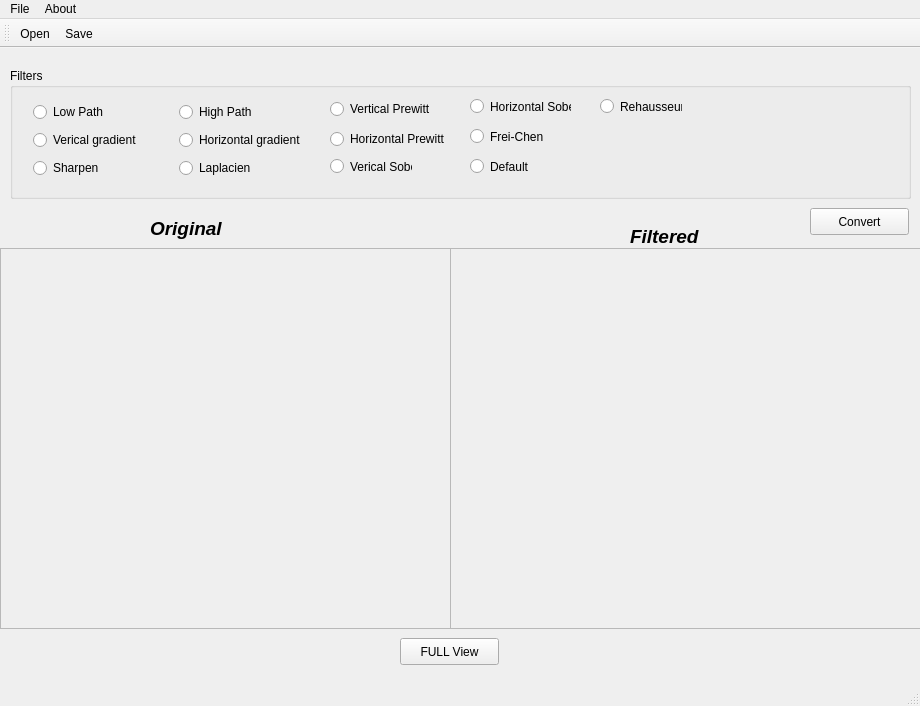
<?xml version="1.0" encoding="UTF-8"?>
<ui version="4.0">
 <class>MainWindow</class>
 <widget class="QMainWindow" name="MainWindow">
  <property name="geometry">
   <rect>
    <x>0</x>
    <y>0</y>
    <width>920</width>
    <height>706</height>
   </rect>
  </property>
  <property name="windowTitle">
   <string>Filter</string>
  </property>
  <property name="autoFillBackground">
   <bool>false</bool>
  </property>
  <widget class="QWidget" name="centralWidget">
   <widget class="QPushButton" name="Convert">
    <property name="geometry">
     <rect>
      <x>810</x>
      <y>160</y>
      <width>99</width>
      <height>27</height>
     </rect>
    </property>
    <property name="text">
     <string>Convert</string>
    </property>
   </widget>
   <widget class="QPushButton" name="FullView">
    <property name="geometry">
     <rect>
      <x>400</x>
      <y>590</y>
      <width>99</width>
      <height>27</height>
     </rect>
    </property>
    <property name="text">
     <string>FULL View</string>
    </property>
   </widget>
   <widget class="QLabel" name="original">
    <property name="geometry">
     <rect>
      <x>0</x>
      <y>200</y>
      <width>451</width>
      <height>381</height>
     </rect>
    </property>
    <property name="text">
     <string/>
    </property>
   </widget>
   <widget class="QLabel" name="Preview">
    <property name="geometry">
     <rect>
      <x>450</x>
      <y>200</y>
      <width>471</width>
      <height>381</height>
     </rect>
    </property>
    <property name="text">
     <string/>
    </property>
   </widget>
   <widget class="QFrame" name="frame_2">
    <property name="geometry">
     <rect>
      <x>450</x>
      <y>200</y>
      <width>471</width>
      <height>381</height>
     </rect>
    </property>
    <property name="frameShape">
     <enum>QFrame::StyledPanel</enum>
    </property>
    <property name="frameShadow">
     <enum>QFrame::Raised</enum>
    </property>
   </widget>
   <widget class="QFrame" name="frame">
    <property name="geometry">
     <rect>
      <x>0</x>
      <y>200</y>
      <width>451</width>
      <height>381</height>
     </rect>
    </property>
    <property name="frameShape">
     <enum>QFrame::StyledPanel</enum>
    </property>
    <property name="frameShadow">
     <enum>QFrame::Raised</enum>
    </property>
   </widget>
   <widget class="QLabel" name="label">
    <property name="geometry">
     <rect>
      <x>150</x>
      <y>170</y>
      <width>91</width>
      <height>21</height>
     </rect>
    </property>
    <property name="font">
     <font>
      <pointsize>14</pointsize>
      <weight>75</weight>
      <italic>true</italic>
      <bold>true</bold>
     </font>
    </property>
    <property name="text">
     <string>Original</string>
    </property>
   </widget>
   <widget class="QLabel" name="label_2">
    <property name="geometry">
     <rect>
      <x>630</x>
      <y>180</y>
      <width>81</width>
      <height>17</height>
     </rect>
    </property>
    <property name="font">
     <font>
      <pointsize>14</pointsize>
      <weight>75</weight>
      <italic>true</italic>
      <bold>true</bold>
      <underline>false</underline>
      <strikeout>false</strikeout>
     </font>
    </property>
    <property name="text">
     <string>Filtered</string>
    </property>
   </widget>
   <widget class="QGroupBox" name="groupBox">
    <property name="geometry">
     <rect>
      <x>10</x>
      <y>20</y>
      <width>901</width>
      <height>131</height>
     </rect>
    </property>
    <property name="title">
     <string>Filters</string>
    </property>
    <widget class="QRadioButton" name="V_gradient_3">
     <property name="geometry">
      <rect>
       <x>23</x>
       <y>61</y>
       <width>138</width>
       <height>22</height>
      </rect>
     </property>
     <property name="text">
      <string>Verical gradient</string>
     </property>
    </widget>
    <widget class="QRadioButton" name="Low_3">
     <property name="geometry">
      <rect>
       <x>23</x>
       <y>33</y>
       <width>94</width>
       <height>22</height>
      </rect>
     </property>
     <property name="text">
      <string>Low Path</string>
     </property>
    </widget>
    <widget class="QRadioButton" name="Sharpen">
     <property name="geometry">
      <rect>
       <x>23</x>
       <y>89</y>
       <width>91</width>
       <height>22</height>
      </rect>
     </property>
     <property name="text">
      <string>Sharpen</string>
     </property>
    </widget>
    <widget class="QRadioButton" name="H_gradient_3">
     <property name="geometry">
      <rect>
       <x>169</x>
       <y>61</y>
       <width>164</width>
       <height>22</height>
      </rect>
     </property>
     <property name="text">
      <string>Horizontal gradient</string>
     </property>
    </widget>
    <widget class="QRadioButton" name="High_3">
     <property name="geometry">
      <rect>
       <x>169</x>
       <y>33</y>
       <width>97</width>
       <height>22</height>
      </rect>
     </property>
     <property name="text">
      <string>High Path</string>
     </property>
    </widget>
    <widget class="QRadioButton" name="Laplacien">
     <property name="geometry">
      <rect>
       <x>169</x>
       <y>89</y>
       <width>91</width>
       <height>22</height>
      </rect>
     </property>
     <property name="text">
      <string>Laplacien</string>
     </property>
    </widget>
    <widget class="QRadioButton" name="v_prewitt">
     <property name="geometry">
      <rect>
       <x>320</x>
       <y>30</y>
       <width>141</width>
       <height>22</height>
      </rect>
     </property>
     <property name="text">
      <string>Vertical Prewitt</string>
     </property>
    </widget>
    <widget class="QRadioButton" name="H_prewitt">
     <property name="geometry">
      <rect>
       <x>320</x>
       <y>60</y>
       <width>161</width>
       <height>22</height>
      </rect>
     </property>
     <property name="text">
      <string>Horizontal Prewitt</string>
     </property>
    </widget>
    <widget class="QRadioButton" name="V_sobel">
     <property name="geometry">
      <rect>
       <x>320</x>
       <y>90</y>
       <width>82</width>
       <height>17</height>
      </rect>
     </property>
     <property name="text">
      <string>Verical Sobel</string>
     </property>
    </widget>
    <widget class="QRadioButton" name="H_sobel">
     <property name="geometry">
      <rect>
       <x>460</x>
       <y>30</y>
       <width>101</width>
       <height>17</height>
      </rect>
     </property>
     <property name="text">
      <string>Horizontal Sobel</string>
     </property>
    </widget>
    <widget class="QRadioButton" name="Default">
     <property name="geometry">
      <rect>
       <x>460</x>
       <y>90</y>
       <width>82</width>
       <height>17</height>
      </rect>
     </property>
     <property name="text">
      <string>Default</string>
     </property>
    </widget>
    <widget class="QRadioButton" name="Rehausseur">
     <property name="geometry">
      <rect>
       <x>590</x>
       <y>30</y>
       <width>82</width>
       <height>17</height>
      </rect>
     </property>
     <property name="text">
      <string>Rehausseur</string>
     </property>
    </widget>
    <widget class="QRadioButton" name="FeiChen">
     <property name="geometry">
      <rect>
       <x>460</x>
       <y>60</y>
       <width>82</width>
       <height>17</height>
      </rect>
     </property>
     <property name="text">
      <string>Frei-Chen</string>
     </property>
    </widget>
   </widget>
  </widget>
  <widget class="QMenuBar" name="menuBar">
   <property name="geometry">
    <rect>
     <x>0</x>
     <y>0</y>
     <width>920</width>
     <height>21</height>
    </rect>
   </property>
   <widget class="QMenu" name="menuFile">
    <property name="title">
     <string>File</string>
    </property>
    <addaction name="actionOpen"/>
    <addaction name="actionSave"/>
    <addaction name="actionExit"/>
   </widget>
   <widget class="QMenu" name="menuAbout">
    <property name="title">
     <string>About</string>
    </property>
    <addaction name="actionHelp"/>
    <addaction name="actionAbout"/>
   </widget>
   <addaction name="menuFile"/>
   <addaction name="menuAbout"/>
  </widget>
  <widget class="QToolBar" name="mainToolBar">
   <attribute name="toolBarArea">
    <enum>TopToolBarArea</enum>
   </attribute>
   <attribute name="toolBarBreak">
    <bool>false</bool>
   </attribute>
   <addaction name="actionOpen"/>
   <addaction name="actionSave"/>
  </widget>
  <widget class="QStatusBar" name="statusBar"/>
  <action name="actionOpen">
   <property name="icon">
    <iconset resource="Images.qrc">
     <normaloff>:/new/prefix1/Images/Open-icon.png</normaloff>:/new/prefix1/Images/Open-icon.png</iconset>
   </property>
   <property name="text">
    <string>Open</string>
   </property>
   <property name="shortcut">
    <string>Ctrl+O</string>
   </property>
  </action>
  <action name="actionSave">
   <property name="icon">
    <iconset resource="Images.qrc">
     <normaloff>:/new/prefix1/Images/Save-icon.png</normaloff>:/new/prefix1/Images/Save-icon.png</iconset>
   </property>
   <property name="text">
    <string>Save</string>
   </property>
   <property name="shortcut">
    <string>Ctrl+S</string>
   </property>
  </action>
  <action name="actionExit">
   <property name="icon">
    <iconset resource="Images.qrc">
     <normaloff>:/new/prefix1/Images/exit-icon.png</normaloff>:/new/prefix1/Images/exit-icon.png</iconset>
   </property>
   <property name="text">
    <string>Exit</string>
   </property>
   <property name="shortcut">
    <string>Ctrl+Q</string>
   </property>
  </action>
  <action name="actionHelp">
   <property name="icon">
    <iconset resource="Images.qrc">
     <normaloff>:/new/prefix1/Images/help-icon.png</normaloff>:/new/prefix1/Images/help-icon.png</iconset>
   </property>
   <property name="text">
    <string>Help</string>
   </property>
   <property name="shortcut">
    <string>F1</string>
   </property>
  </action>
  <action name="actionAbout">
   <property name="icon">
    <iconset resource="Images.qrc">
     <normaloff>:/new/prefix1/Images/about.png</normaloff>:/new/prefix1/Images/about.png</iconset>
   </property>
   <property name="text">
    <string>About</string>
   </property>
   <property name="shortcut">
    <string>Ctrl+H</string>
   </property>
  </action>
 </widget>
 <layoutdefault spacing="6" margin="11"/>
 <resources>
  <include location="Images.qrc"/>
 </resources>
 <connections/>
</ui>
